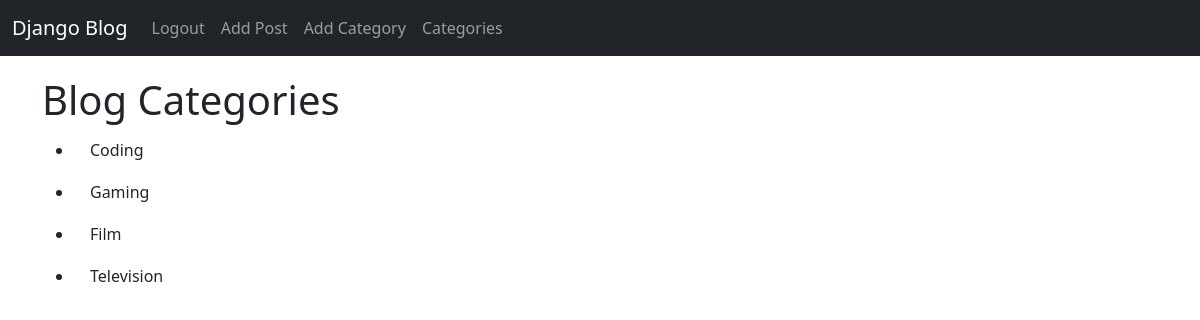
Before: /category-list/ (signed in) with the older database file.
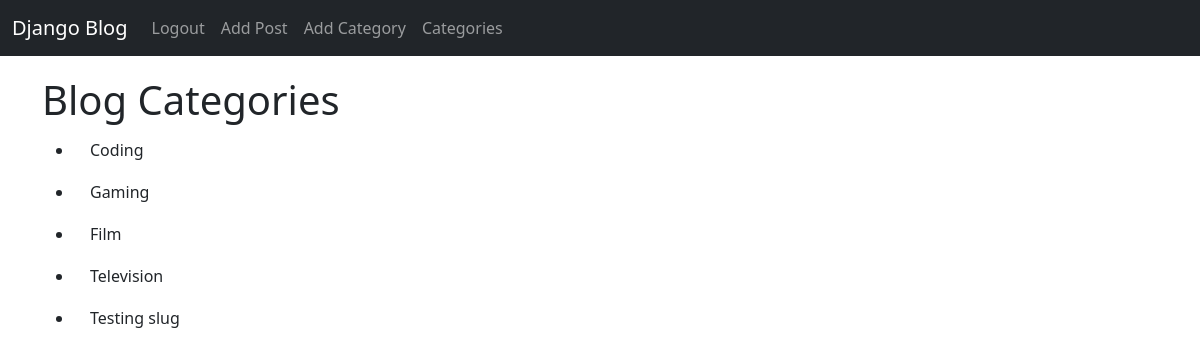
After: the same page with the newer database file.
### blog_files/models.py (models this page shows, shortened)
class Category(models.Model):
    name = models.CharField(max_length=255)
    def __str__(self):
        return self.name

### blog_files/views.py (the view)
# urls.py: path('category-list/', CategoryListView, name='category-list'),
def CategoryListView(request):
    category_menu_list = Category.objects.all()
    return render(request, 'categories_list.html', {'category_menu_list':category_menu_list})

### blog_files/templates/categories_list.html (shortened to what this page needs)
{% extends 'base.html' %}
{% block content %}
<h1>Blog Categories</h1>
    <ul>
    {% for category in category_menu_list %}
        <li><a class="dropdown-item" href="{% url 'category' category|slugify %}">{{ category|capfirst }}</a></li>
    {% endfor %}
    </ul>
{% endblock %}

Changed rows visible on the page:
added Category: name "Testing slug"
